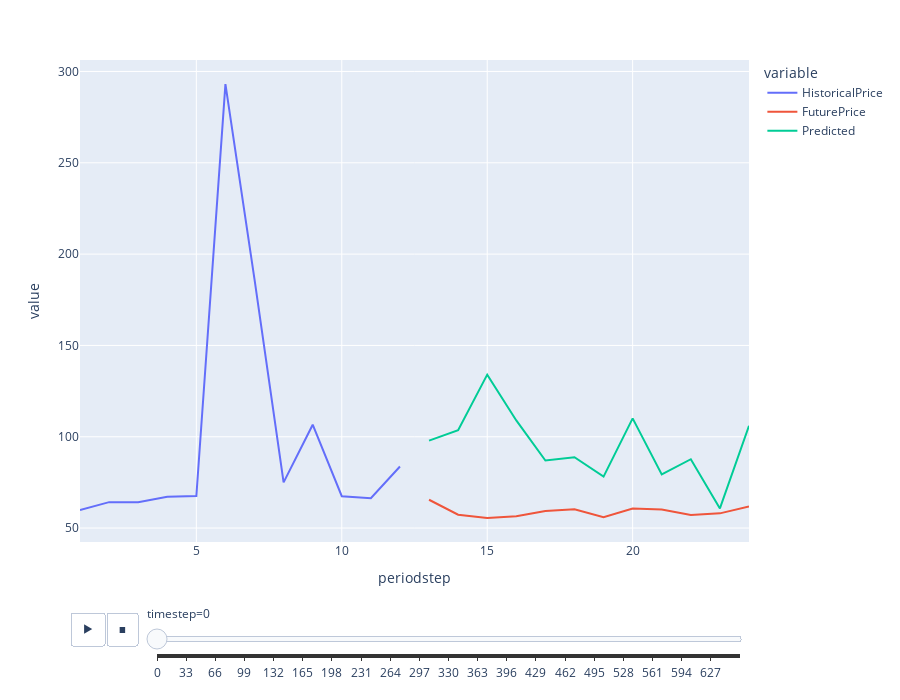

Notebook source saved alongside this figure:
### Code cell
import plotly.express as px

fig = px.line(ddf, x="periodstep", y=["HistoricalPrice", "FuturePrice", "Predicted"], animation_frame="timestep")
fig.update_layout(height=700)  
fig.layout.updatemenus[0].buttons[0].args[1]['frame']['duration'] = 2000
fig.show()
